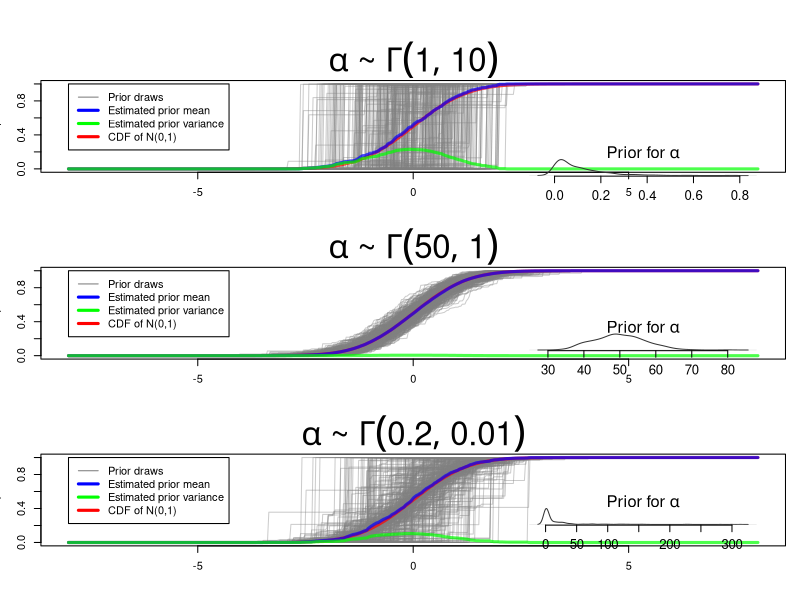

This chart was generated by the following R code:
library(MCMCpack)

cdf = function(x, t){
    out = length(t)
    for (i in 1:length(t))
        out[i] = mean(x <= t[i])
    return (out)
    }
stick_break = function(n, alpha, Gdraw){
    get_pi = function(n, alpha){
        V = c(0, rbeta(n, 1, alpha))
        return (V[-1] * cumprod(1-V[-(n+1)]))
        }
    pi_vec = get_pi(n, alpha)
    theta = Gdraw(n)
    # Getting more draws from G0 than necessary

    y = sample(theta, replace = TRUE, prob = pi_vec)
    return (y)
    }

tl = 500

a_vec = c(1, 50, 1/5)
b_vec = c(10, 1, 1/100)

#pdf("./figs/prob2b.pdf", height = 18, width = 12)
par(mfrow = c(3,1), mar = c(4.1, 3.1, 3.1, 1.1), oma = c(0, 0, 3, 0))
for (j in 1:3){

    ### Constructive
    set.seed(1)
    B = 400
    n = 850
    x = matrix(0, B, n)
    alpha = rgamma(B, a_vec[j], b_vec[j])
    for (i in 1:B)
        x[i,] = stick_break(n, alpha[i], function(n) rnorm(n, 0, 1))

    tvec = seq(-8, 8, length = tl)
    q = apply(x, 1, function(x) cdf(x, tvec))
    qlines = apply(q, 1, quantile, c(0.025, 0.5, 0.975))
    qmean = apply(q, 1, mean)
    qvar = apply(q, 1, var)

    opts = par(no.readonly = TRUE)

    matplot(tvec, q, type = 'l', lty = 1, col = rgb(0.5, 0.5, 0.5, 0.4), cex.main = 3.0, xlab = "",
        main = bquote(alpha ~ "~" ~ Gamma(.(a_vec[j]), .(b_vec[j]))))
    curve(pnorm(x, 0, 1), col = rgb(1, 0, 0, 0.7), add = TRUE, lwd = 3)
    lines(tvec, qmean, col = rgb(0, 0, 1, 0.7), lwd = 3)
    lines(tvec, qvar, col = rgb(0, 1, 0, 0.7), lwd = 3)
    legend(min(tvec), 1, legend = c("Prior draws", "Estimated prior mean",
        "Estimated prior variance", "CDF of N(0,1)"), lwd = c(1, 3, 3, 3), lty = c(1, 1, 1, 1),
        col = c("gray50", "blue", "green", "red"))


    dens = density(alpha)
    rng.x = range(tvec)
    x.diff = diff(rng.x)
  
    left = rng.x[1] + x.diff*2/3
    right = rng.x[2]
    par(fig = c(grconvertX(c(left, right), from="user", to="ndc"),
        grconvertY(c(0.25, 0.65), from="user", to="ndc")),
        mar = c(0.1, 0.1, 1.0, 0.1), new = TRUE)
    #plot(density(x),col="blue",cex.main=.5,lwd=3)
    plot(dens, type="l", col="gray20", cex.main=1.5, axes=FALSE,
        main = expression(paste("Prior for ", alpha)))
    axis(1, cex.axis=1.2)
    par(opts)
    par("mfg" = c(min(j+1, 3), 1, 3, 1))

    }
#dev.off()
